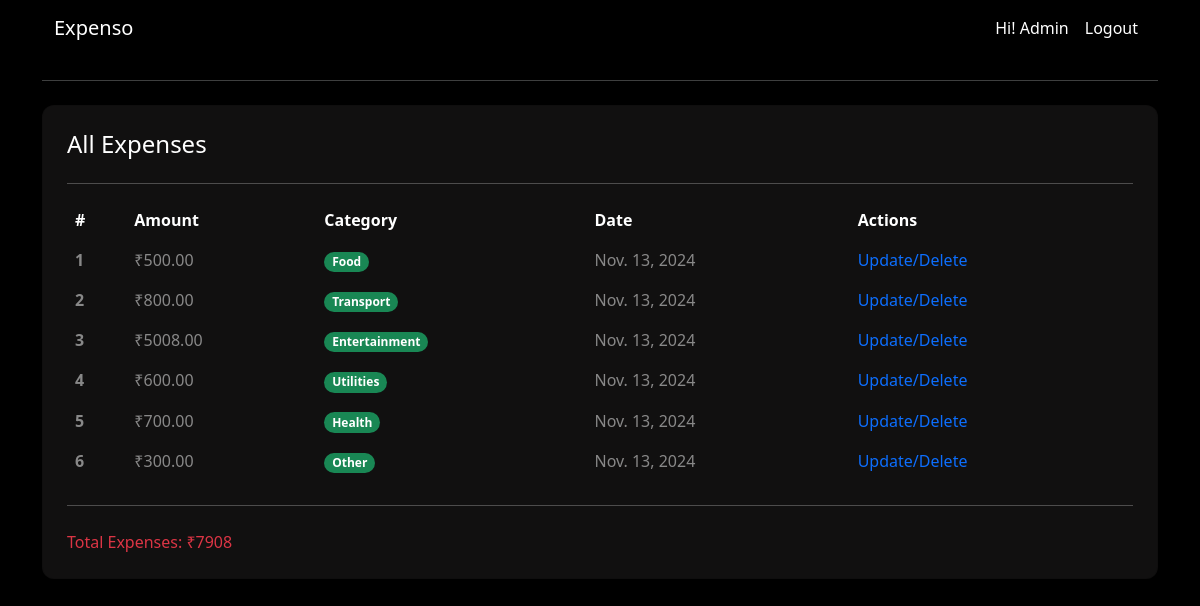
Screenshot of /expenses/ (signed in) with the database file from the repository.
### app/models.py (models this page shows)
class CustomUser(AbstractUser):
    pass

class Expense(models.Model):
    user = models.ForeignKey(settings.AUTH_USER_MODEL, on_delete=models.CASCADE)
    amount = models.DecimalField(max_digits=10, decimal_places=2)
    date = models.DateField(auto_now_add=True)
    description = models.TextField(blank=True)
    category = models.CharField(max_length=15, choices=CATEGORY_CHOICES)

### app/views.py (the view)
# urls.py: path('expenses/', views.expenses_view, name='expenses'),
@decorators.login_required(login_url='login')
def expenses_view(request):
    expense_obj = Expense.objects.filter(user=request.user).order_by('-date')
    total_expenses = expense_obj.aggregate(Sum('amount'))['amount__sum']
    return render(request, 'expenses.html', context={'expense_obj':expense_obj, 'total_expenses':total_expenses})

### app/templates/expenses.html (shortened to what this page needs)
{% extends 'base.html' %}
{% block content %}
<hr class="my-4">
<div class="row">
    <div class="col-12 mb-4">
        <div class="card text-white shadow-sm p-4">
            <h4 class="card-title">All Expenses</h4>
            <hr>
            <div class="table-responsive">
                <table class="table text-white">
                    <thead>
                        <tr>
                            <th scope="col">#</th>
                            <th scope="col">Amount</th>
                            <th scope="col">Category</th>
                            <th scope="col">Date</th>
                            <th scope="col">Actions</th>
                        </tr>
                    </thead>
                    <tbody>
                        {% for expense in expense_obj %}
                        <tr class="text-white-50">
                            <th scope="row">{{expense.id}}</th>
                            <td>₹{{expense.amount}}</td>
                            <td><span class="badge rounded-pill bg-success">{{expense.category}}</span></td>
                            <td>{{expense.date}}</td>
                            <td><a href="{% url 'expense-update' expense.id %}" style="text-decoration: none">Update/Delete</a></td>
                        </tr>
                        {% endfor %}
                    </tbody>
                </table>
            </div>
            <hr class="my-2">
            <div class="d-flex justify-content-between mt-3">
                <p class="mb-0 text-danger">Total Expenses: ₹{{ total_expenses }}</p>
            </div>
        </div>
    </div>
</div>
{% endblock %}

### app/templates/navbar.html (shortened to what this page needs)
<nav class="navbar navbar-expand-lg" style="background-color: #000;">
  <div class="container-fluid">
    <a class="navbar-brand text-white" href="{% url 'home' %}">Expenso</a>
    <div class="collapse navbar-collapse" id="navbarTogglerDemo02">
      <ul class="navbar-nav ms-auto mb-2 mb-lg-0">
          <li class="nav-item">
              <a class="nav-link text-white" href="#">Hi! {{request.user | capfirst}}</a>
          </li>
          {% if request.user.is_authenticated %}
          <li class="nav-item">
              <a class="nav-link text-white" href="{% url 'logout' %}">Logout</a>
          </li>
          {% endif %}
      </ul>
    </div>
  </div>
</nav>

### app/templates/base.html (style rules this page uses)
.table, .table th, .table td { border: none; }
.card { background-color: #111010 !important; border-radius: 12px !important; }

### rows the page displays
CustomUser: user "Admin"
Expense: id "1", amount "500.00", category "Food", date "Nov. 13, 2024"
Expense: id "2", amount "800.00", category "Transport", date "Nov. 13, 2024"
Expense: id "3", amount "5008.00", category "Entertainment", date "Nov. 13, 2024"
Expense: id "4", amount "600.00", category "Utilities", date "Nov. 13, 2024"
Expense: id "5", amount "700.00", category "Health", date "Nov. 13, 2024"
Expense: id "6", amount "300.00", category "Other", date "Nov. 13, 2024"

### other values shown
{{ total_expenses }} "7908"
